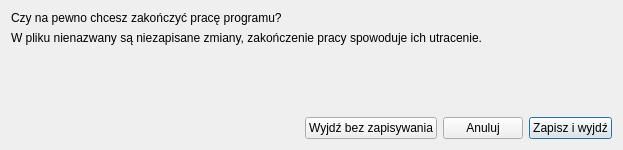
<?xml version="1.0" encoding="UTF-8"?>
<ui version="4.0">
 <class>ExitDialog</class>
 <widget class="QDialog" name="ExitDialog">
  <property name="geometry">
   <rect>
    <x>0</x>
    <y>0</y>
    <width>623</width>
    <height>150</height>
   </rect>
  </property>
  <property name="windowTitle">
   <string>Zapisz zmiany</string>
  </property>
  <layout class="QVBoxLayout" name="verticalLayout">
   <item>
    <widget class="QLabel" name="Tekst_1">
     <property name="text">
      <string>Czy na pewno chcesz zakończyć pracę programu?</string>
     </property>
    </widget>
   </item>
   <item>
    <widget class="QLabel" name="Tekst_2">
     <property name="text">
      <string>W pliku nienazwany są niezapisane zmiany, zakończenie pracy spowoduje ich utracenie.</string>
     </property>
     <property name="scaledContents">
      <bool>false</bool>
     </property>
     <property name="wordWrap">
      <bool>true</bool>
     </property>
    </widget>
   </item>
   <item>
    <spacer name="verticalSpacer">
     <property name="orientation">
      <enum>Qt::Vertical</enum>
     </property>
     <property name="sizeHint" stdset="0">
      <size>
       <width>20</width>
       <height>40</height>
      </size>
     </property>
    </spacer>
   </item>
   <item>
    <layout class="QHBoxLayout" name="horizontalLayout">
     <item>
      <spacer name="horizontalSpacer">
       <property name="orientation">
        <enum>Qt::Horizontal</enum>
       </property>
       <property name="sizeHint" stdset="0">
        <size>
         <width>40</width>
         <height>20</height>
        </size>
       </property>
      </spacer>
     </item>
     <item>
      <widget class="QPushButton" name="Wyjdz">
       <property name="text">
        <string>Wyjdź bez zapisywania</string>
       </property>
      </widget>
     </item>
     <item>
      <widget class="QPushButton" name="Anuluj">
       <property name="text">
        <string>Anuluj</string>
       </property>
      </widget>
     </item>
     <item>
      <widget class="QPushButton" name="Zapisz">
       <property name="text">
        <string>Zapisz i wyjdź</string>
       </property>
       <property name="default">
        <bool>true</bool>
       </property>
      </widget>
     </item>
    </layout>
   </item>
  </layout>
 </widget>
 <resources/>
 <connections/>
</ui>
